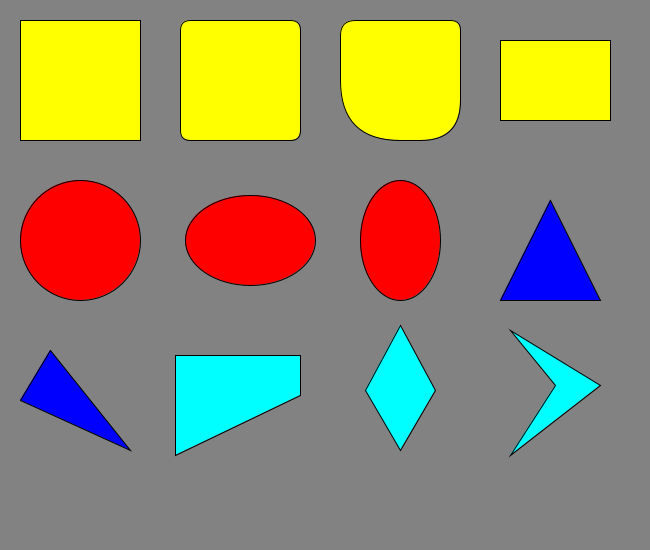
Frame 1 (no input)
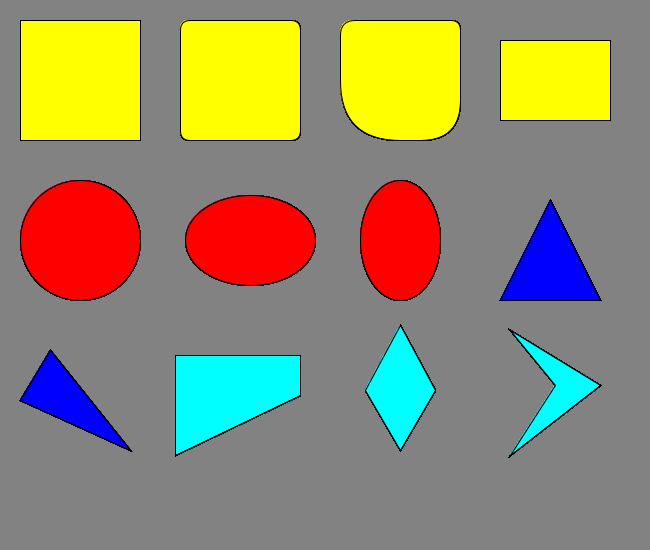
Frame 60 (the mouse pressed at the canvas centre just before this capture)
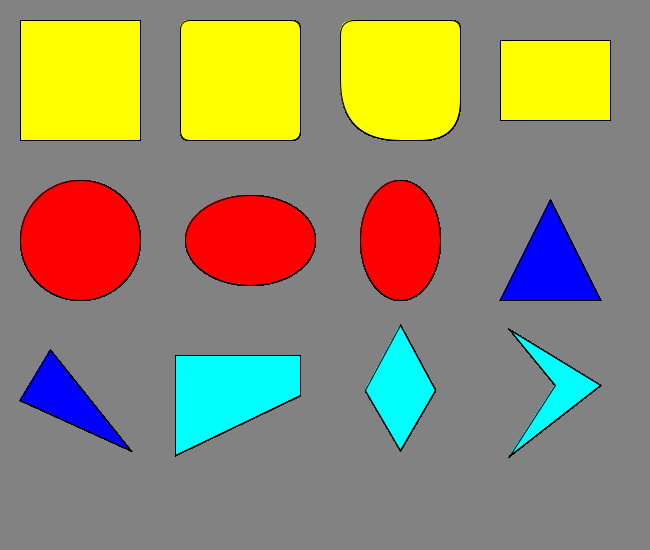
Frame 120 (the mouse held since frame 60 and released just before this capture)

The Processing sketch that drew these frames (run headless with seeded random() and noise(); from frame 60 on, the mouse is pressed at the canvas centre):

// Processing sketch: starter_1sketch_160819a
// ── starter_1sketch_160819a.pde
void setup() {
  size(650,550);
  background(130);
}
void draw() {
  fill(255,255,0);
  rect(20,20,120,120);
  rect(180,20,120,120,10);
  rect(340,20,120,120,15,10,40,60);
  rect(500,40,110,80);
  fill(255,0,0);
  ellipse(80,240,120,120);
  ellipse(250,240,130,90);
  ellipse(400,240,80,120);
  fill(0,0,255);
  triangle(600,300,550,200,500,300);
  triangle(20,400,50,350,130,450);
  fill(0,255,255);
  quad(300,355,300,395,175,455,175,355);
  quad(400,325,435,390,400,450,365,390);
  quad(510,330,600,385,510,455,555,385);
}
